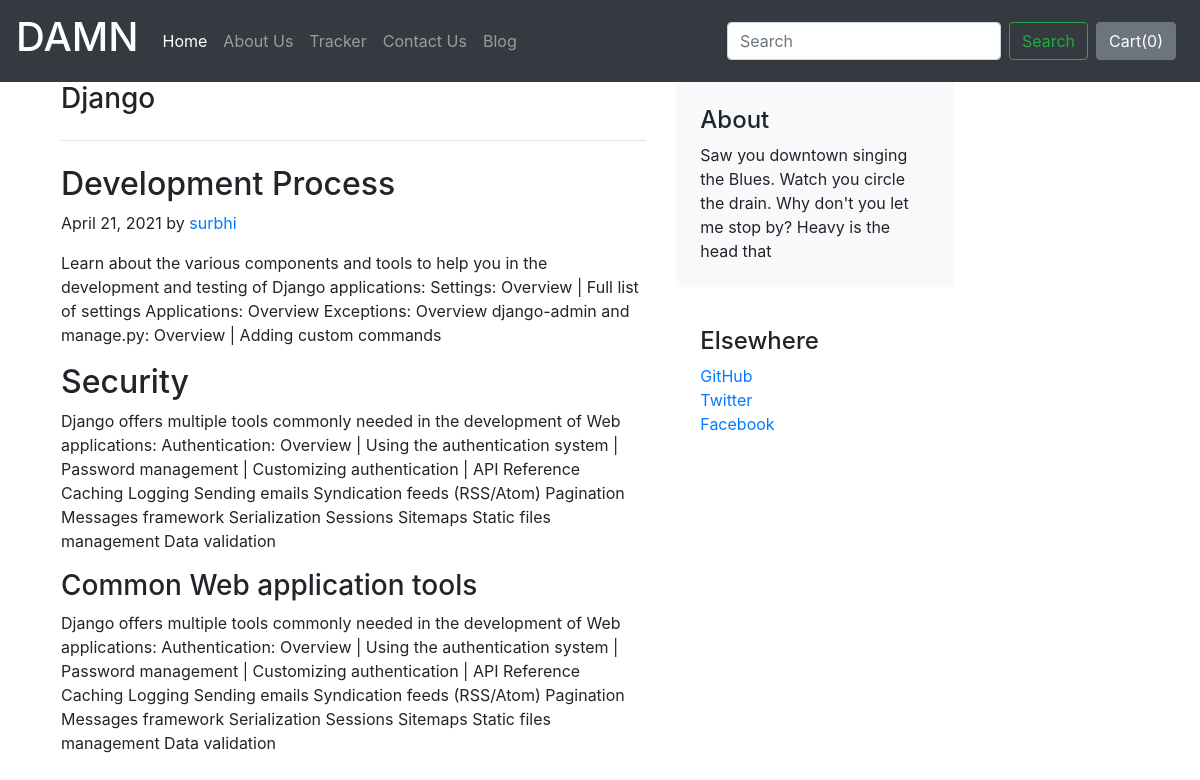
The page /blog/blogpost/1 on the database its author committed.
### blog/models.py (models this page shows)
class Blogpost(models.Model):
    post_id = models.AutoField(primary_key=True)
    tittle = models.CharField(max_length=500)
    head0 = models.CharField(max_length=500,default="")
    head1 = models.CharField(max_length=500,default="")
    head2 = models.CharField(max_length=500,default="")
    chead0 = models.CharField(max_length=5000,default="")
    chead1 = models.CharField(max_length=5000,default="")
    chead2 = models.CharField(max_length=5000,default="")
    thumbnail = models.ImageField(upload_to='lol/images',default="")
    pub_date = models.DateField()
    def __str__(self):
        return self.tittle

### blog/views.py (the view)
# urls.py: path("blogpost/<int:id>", views.blogpost, name="blogPost"),
def blogpost(request, id):
    post = Blogpost.objects.filter(post_id = id)[0]
    print(post)
    return render(request, "blog/blogPost.html", {'post':post})

### blog/templates/blog/blogPost.html (shortened to what this page needs)
{% extends 'blog/basic.html' %}
{% block body %}
<main class="container">
    <div class="col-md-10 px-3">
  <div class="row">
    <div class="col-md-8">
      <h3 class="pb-4 mb-4 fst-italic border-bottom">
        {{post.tittle}}
      </h3>
      <article class="blog-post">
        <h2 class="blog-post-title">{{post.head0}}</h2>
        <p class="blog-post-meta">{{post.pub_date}} by <a href="#">surbhi</a></p>
        <p>{{post.chead0}}</p>
        <h2>{{post.head1}}</h2>
                <p>{{post.chead2}}</p>
        <h3>{{post.head2}}</h3>
                <p>{{post.chead2}}</p>
      </article>
    </div>
    <div class="col-md-4">
      <div class="p-4 mb-3 bg-light rounded">
        <h4 class="fst-italic">About</h4>
        <p class="mb-0">Saw you downtown singing the Blues. Watch you circle the drain. Why don't you let me stop by? Heavy is the head that</p>
      </div>
      <div class="p-4">
        <h4 class="fst-italic">Elsewhere</h4>
        <ol class="list-unstyled">
          <li><a href="#">GitHub</a></li>
          <li><a href="#">Twitter</a></li>
          <li><a href="#">Facebook</a></li>
        </ol>
      </div>
    </div>
    </div>
  </div>
</main>
{% endblock %}

### rows shown on the page
Blogpost: tittle "Django", head0 "Development Process", pub_date "April 21, 2021", chead0 "Learn about the various components and tools to help you in the development and testing of Django applications: Settings: Overview | Full list of settings Applications: Overview Exceptions: Overview django-admin and manage.py: Overview | Adding custom commands", head1 "Security", chead2 "Django offers multiple tools commonly needed in the development of Web applications: Authentication: Overview | Using the authentication system | Password management | Customizing authentication | API Reference Caching Logging Sending emails Syndication feeds (RSS/Atom) Pagination Messages framework Serialization Sessions Sitemaps Static files management Data validation", head2 "Common Web application tools"
